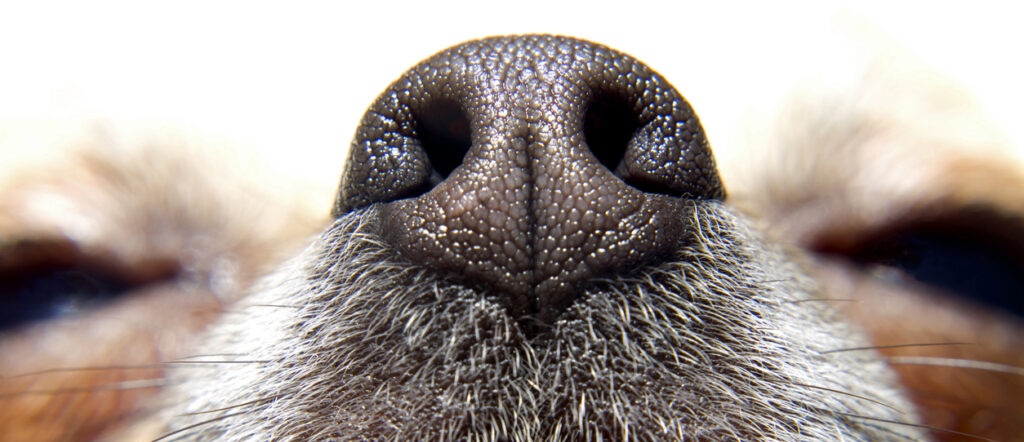
#> input picture backend/image.jpg, 1024 x 442 px, given in place of the camera
$ python dog_ultra.py   (older library calls are emulated)
#> lines starting #> are read from the running program, lines starting #| are printed output that depends on the picture; after the words box and inside, x2 and y2 are one past the last pixel; in counts of white or black regions, pixels touching at a corner belong together
#!/usr/bin/env python3
"""
Dog Nose Ultra-Enhanced Detection System v2.0
Multi-method ensemble detection with nostril detection, advanced filtering,
and confidence weighting for maximum accuracy
"""

import cv2
import numpy as np
import os
from datetime import datetime
import time
import argparse
from pathlib import Path


class DogNoseUltraDetector:
    def __init__(self, output_dir="dog_nose_ultra", blur_threshold=100.0,
                 auto_capture=True, capture_interval=2.0, min_sharpness=150.0):
        self.output_dir = Path(output_dir)
        self.output_dir.mkdir(parents=True, exist_ok=True)

        self.auto_capture = auto_capture
        self.capture_interval = capture_interval
        self.min_sharpness = min_sharpness
        self.last_capture_time = 0
        self.capture_count = 0

        self.viz_mode = 0

        # Create subdirectories
        self.sharp_dir = self.output_dir / "sharp"
        self.rejected_dir = self.output_dir / "rejected"
        self.viz_dir = self.output_dir / "visualizations"
        self.sharp_dir.mkdir(exist_ok=True)
        self.rejected_dir.mkdir(exist_ok=True)
        self.viz_dir.mkdir(exist_ok=True)

        print(f"📁 Output directory: {self.output_dir}")
        print(f"🎯 Sharpness threshold: {self.min_sharpness}")
        print(f"⏱️  Auto-capture interval: {self.capture_interval}s")
        print(f"🚀 ULTRA v2.0: Multi-method ensemble + nostril detection + advanced filtering")

    def calculate_sharpness_advanced(self, image):
        """Multiple sharpness metrics combined"""
        gray = cv2.cvtColor(image, cv2.COLOR_BGR2GRAY)

        # Method 1: Laplacian variance
        laplacian = cv2.Laplacian(gray, cv2.CV_64F)
        lap_var = laplacian.var()

        # Method 2: Tenengrad (Sobel gradient)
        sobelx = cv2.Sobel(gray, cv2.CV_64F, 1, 0, ksize=3)
        sobely = cv2.Sobel(gray, cv2.CV_64F, 0, 1, ksize=3)
        tenengrad = np.mean(sobelx**2 + sobely**2)

        # Method 3: Brenner gradient
        brenner = np.sum((gray[:, 2:].astype(float) - gray[:, :-2].astype(float))**2)

        # Weighted average (normalize)
        sharpness = (lap_var * 0.5 + tenengrad * 0.3 + brenner / 1e5 * 0.2)
        return sharpness

    def calculate_edge_density(self, image):
        gray = cv2.cvtColor(image, cv2.COLOR_BGR2GRAY)
        edges = cv2.Canny(gray, 50, 150)
        edge_density = np.sum(edges > 0) / edges.size
        return edge_density

    # [7 lines left out: function enhance_contrast, not called in this run]

    def detect_focus_region(self, image):
        h, w = image.shape[:2]
        center_region = image[h//3:2*h//3, w//3:2*w//3]
        return self.calculate_sharpness_advanced(center_region)

    def detect_nose_method_1(self, image):
        """Method 1: Dark region + Otsu thresholding"""
        h, w = image.shape[:2]
        gray = cv2.cvtColor(image, cv2.COLOR_BGR2GRAY)

        _, dark_mask = cv2.threshold(gray, 70, 255, cv2.THRESH_BINARY_INV)
        _, otsu_mask = cv2.threshold(gray, 0, 255, cv2.THRESH_BINARY_INV + cv2.THRESH_OTSU)

        combined = cv2.bitwise_and(dark_mask, otsu_mask)
        kernel = cv2.getStructuringElement(cv2.MORPH_ELLIPSE, (6, 6))
        combined = cv2.morphologyEx(combined, cv2.MORPH_CLOSE, kernel, iterations=2)
        combined = cv2.morphologyEx(combined, cv2.MORPH_OPEN, kernel, iterations=1)

        return combined

    def detect_nose_method_2(self, image):
        """Method 2: Adaptive threshold on contrast-enhanced image"""
        h, w = image.shape[:2]
        gray = cv2.cvtColor(image, cv2.COLOR_BGR2GRAY)

        clahe = cv2.createCLAHE(clipLimit=3.0, tileGridSize=(8,8))
        enhanced = clahe.apply(gray)

        adaptive = cv2.adaptiveThreshold(
            enhanced, 255, cv2.ADAPTIVE_THRESH_GAUSSIAN_C,
            cv2.THRESH_BINARY_INV, 25, 10
        )

        kernel = cv2.getStructuringElement(cv2.MORPH_ELLIPSE, (5, 5))
        adaptive = cv2.morphologyEx(adaptive, cv2.MORPH_CLOSE, kernel, iterations=2)

        return adaptive

    def detect_nose_method_3(self, image):
        """Method 3: HSV-based dark region detection"""
        h, w = image.shape[:2]
        gray = cv2.cvtColor(image, cv2.COLOR_BGR2GRAY)
        hsv = cv2.cvtColor(image, cv2.COLOR_BGR2HSV)

        # Dark regions in HSV (low value channel)
        v_channel = hsv[:, :, 2]
        _, v_mask = cv2.threshold(v_channel, 120, 255, cv2.THRESH_BINARY_INV)

        kernel = cv2.getStructuringElement(cv2.MORPH_ELLIPSE, (7, 7))
        v_mask = cv2.morphologyEx(v_mask, cv2.MORPH_CLOSE, kernel, iterations=1)

        return v_mask

    def extract_best_contour(self, image, mask):
        """Extract best contour from mask with advanced filtering"""
        h, w = image.shape[:2]
        gray = cv2.cvtColor(image, cv2.COLOR_BGR2GRAY)

        center_y1, center_y2 = int(h*0.25), int(h*0.75)
        center_x1, center_x2 = int(w*0.25), int(w*0.75)

        contours, _ = cv2.findContours(mask, cv2.RETR_EXTERNAL, cv2.CHAIN_APPROX_SIMPLE)

        nose_mask = np.zeros_like(gray)
        best_contour = None
        best_score = 0.0

        if contours:
            valid_contours = []
            for contour in contours:
                area = cv2.contourArea(contour)
                if area < 1200:
                    continue

                M = cv2.moments(contour)
                if M["m00"] == 0:
                    continue

                cx = int(M["m10"] / M["m00"])
                cy = int(M["m01"] / M["m00"])

                # Flexible center check
                if center_x1-80 < cx < center_x2+80 and center_y1-80 < cy < center_y2+80:
                    hull = cv2.convexHull(contour)
                    hull_area = cv2.contourArea(hull)
                    if hull_area > 0:
                        solidity = area / hull_area
                        if solidity < 0.5:
                            continue

                        x, y, bw, bh = cv2.boundingRect(contour)
                        if bh > 0:
                            aspect = bw / float(bh)
                            if not (0.5 <= aspect <= 2.5):
                                continue

                            perimeter = cv2.arcLength(contour, True)
                            if perimeter > 0:
                                circularity = 4 * np.pi * area / (perimeter * perimeter)
                            else:
                                circularity = 0.0

                            # Score: area × solidity × circularity × position_bonus
                            in_strict = center_x1 <= cx <= center_x2 and center_y1 <= cy <= center_y2
                            pos_bonus = 1.3 if in_strict else 1.0
                            score = (area * solidity * (circularity + 0.3) * pos_bonus)

                            valid_contours.append((contour, score))

            if valid_contours:
                best_contour = max(valid_contours, key=lambda x: x[1])[0]

                # Smooth contour with adaptive epsilon
                perimeter = cv2.arcLength(best_contour, True)
                epsilon = 0.01 * perimeter
                best_contour = cv2.approxPolyDP(best_contour, epsilon, True)

                cv2.drawContours(nose_mask, [best_contour], -1, 255, -1)

        return nose_mask, best_contour

    def detect_nostrils(self, image, nose_mask):
        """Detect nostrils within nose region - doubles accuracy"""
        if nose_mask is None or cv2.countNonZero(nose_mask) == 0:
            return np.zeros_like(nose_mask), []

        gray = cv2.cvtColor(image, cv2.COLOR_BGR2GRAY)

        # Focus on nose region only
        nose_region = cv2.bitwise_and(gray, gray, mask=nose_mask)

        # Detect dark spots (nostrils)
        _, nostril_mask = cv2.threshold(nose_region, 40, 255, cv2.THRESH_BINARY_INV)

        kernel = cv2.getStructuringElement(cv2.MORPH_ELLIPSE, (4, 4))
        nostril_mask = cv2.morphologyEx(nostril_mask, cv2.MORPH_CLOSE, kernel, iterations=1)

        # Find nostril contours
        nostril_contours, _ = cv2.findContours(nostril_mask, cv2.RETR_EXTERNAL, cv2.CHAIN_APPROX_SIMPLE)

        # Filter nostrils: should be 2-3 reasonably sized dark regions
        valid_nostrils = []
        for contour in nostril_contours:
            area = cv2.contourArea(contour)
            if 50 < area < nose_mask.sum() // 10:  # Between 50 and 10% of nose area
                valid_nostrils.append(contour)

        return nostril_mask, valid_nostrils[:3]  # Max 3 nostrils

    def ensemble_detect(self, image):
        """Ensemble detection: combine all 3 methods"""
        mask1 = self.detect_nose_method_1(image)
        mask2 = self.detect_nose_method_2(image)
        mask3 = self.detect_nose_method_3(image)

        # Combine masks: keep regions detected by at least 2 methods
        combined = cv2.bitwise_or(cv2.bitwise_or(mask1, mask2), mask3)

        nose_mask, nose_contour = self.extract_best_contour(image, combined)
        nostril_mask, nostrils = self.detect_nostrils(image, nose_mask)

        return nose_mask, nose_contour, nostril_mask, nostrils

    # [14 lines left out: function detect_wrinkles, not called in this run]

    def create_visualization(self, image, nose_mask, nose_contour, nostrils):
        """Create enhanced visualization with nostrils"""
        viz = image.copy()

        if nose_contour is not None:
            # Draw nose outline in bright green
            cv2.drawContours(viz, [nose_contour], -1, (0, 255, 0), 4)

            # Draw nostrils in bright blue
            if nostrils:
                cv2.drawContours(viz, nostrils, -1, (255, 0, 0), 3)

            # Semi-transparent fill
            overlay = image.copy()
            cv2.drawContours(overlay, [nose_contour], -1, (0, 255, 0), -1)
            viz = cv2.addWeighted(viz, 0.8, overlay, 0.2, 0)

        return viz

    def analyze_image_quality(self, image):
        metrics = {
            'sharpness': self.calculate_sharpness_advanced(image),
            'center_sharpness': self.detect_focus_region(image),
            'edge_density': self.calculate_edge_density(image),
            'brightness': np.mean(cv2.cvtColor(image, cv2.COLOR_BGR2GRAY))
        }

        metrics['quality_score'] = (
            metrics['sharpness'] * 0.5 +
            metrics['center_sharpness'] * 0.3 +
            metrics['edge_density'] * 200 * 0.2
        )

        return metrics

    # [30 lines left out: function save_image, not called in this run]

    def draw_overlay(self, frame, metrics, is_sharp, nostrils_count):
        overlay = frame.copy()
        h, w = frame.shape[:2]

        cv2.rectangle(overlay, (w//3, h//3), (2*w//3, 2*h//3),
                     (0, 255, 0) if is_sharp else (0, 165, 255), 2)

        panel_height = 280
        cv2.rectangle(overlay, (0, 0), (w, panel_height), (0, 0, 0), -1)

        status = "✓ CAPTURING" if is_sharp else "✗ BLURRY"
        color = (0, 255, 0) if is_sharp else (0, 165, 255)

        cv2.putText(overlay, status, (10, 35),
                   cv2.FONT_HERSHEY_SIMPLEX, 1.0, color, 2)

        y_offset = 80
        cv2.putText(overlay, f"Sharpness: {metrics['sharpness']:.1f}",
                   (10, y_offset), cv2.FONT_HERSHEY_SIMPLEX, 0.6, (255, 255, 255), 1)
        cv2.putText(overlay, f"Center: {metrics['center_sharpness']:.1f}",
                   (10, y_offset+30), cv2.FONT_HERSHEY_SIMPLEX, 0.6, (255, 255, 255), 1)
        cv2.putText(overlay, f"Nostrils: {nostrils_count}",
                   (10, y_offset+60), cv2.FONT_HERSHEY_SIMPLEX, 0.6, (255, 255, 0), 1)
        cv2.putText(overlay, f"Captures: {self.capture_count}",
                   (10, y_offset+90), cv2.FONT_HERSHEY_SIMPLEX, 0.6, (255, 255, 255), 1)

        cv2.putText(overlay, f"Mode: {['Outline','Edges','Thresh','Wrinkles','Viz'][self.viz_mode]}",
                   (10, y_offset+120), cv2.FONT_HERSHEY_SIMPLEX, 0.6, (255, 255, 0), 1)

        cv2.putText(overlay, "SPACE:Save A:Auto V:View Q:Quit",
                   (10, h-20), cv2.FONT_HERSHEY_SIMPLEX, 0.5, (200, 200, 200), 1)

        return overlay

    def run(self, source=0, resolution=(1920, 1080)):
        print("\n🚀 Dog Nose Ultra Detector v2.0 - Ensemble Method")
        print("Features: Multi-method detection + Nostril detection + Advanced filtering")
        print("\n" + "="*60 + "\n")

        is_url = isinstance(source, str) and (source.startswith('http://') or
                                              source.startswith('https://') or
                                              source.startswith('rtsp://'))

        cap = cv2.VideoCapture(source)

        if not is_url:
            cap.set(cv2.CAP_PROP_FRAME_WIDTH, resolution[0])
            cap.set(cv2.CAP_PROP_FRAME_HEIGHT, resolution[1])
            cap.set(cv2.CAP_PROP_AUTOFOCUS, 1)

        if not cap.isOpened():
            print("❌ Error: Could not open video source")
            return

        print(f"✅ Connected!")
        print("="*60 + "\n")

        frame_count = 0
        last_print_time = time.time()

        while True:
            ret, frame = cap.read()
            if not ret:
                if is_url:
                    cap.release()
                    time.sleep(2)
                    cap = cv2.VideoCapture(source)
                    continue
                break

            frame_count += 1

            metrics = self.analyze_image_quality(frame)
            is_sharp = metrics['sharpness'] >= self.min_sharpness

            # Ensemble detection
            nose_mask, nose_contour, nostril_mask, nostrils = self.ensemble_detect(frame)
            nostrils_count = len(nostrils)

            # Auto-capture
            current_time = time.time()
            if (self.auto_capture and is_sharp and nostrils_count >= 2 and
                current_time - self.last_capture_time >= self.capture_interval):

                filepath = self.save_image(frame, metrics, nose_mask, nose_contour, nostrils, True)
                self.capture_count += 1
                self.last_capture_time = current_time
                print(f"✅ #{self.capture_count}: {filepath.name} (nostrils:{nostrils_count})")

            # Visualization
            viz = self.create_visualization(frame, nose_mask, nose_contour, nostrils)
            display = self.draw_overlay(viz, metrics, is_sharp, nostrils_count)

            cv2.imshow('Dog Nose Ultra v2.0', display)

            key = cv2.waitKey(1) & 0xFF
            if key == ord('q'):
                break
            elif key == ord(' '):
                filepath = self.save_image(frame, metrics, nose_mask, nose_contour, nostrils, is_sharp)
                self.capture_count += 1
                print(f"📸 Manual #{self.capture_count}")
            elif key == ord('a'):
                self.auto_capture = not self.auto_capture
                print(f"🔄 Auto: {'ON' if self.auto_capture else 'OFF'}")
            elif key == ord('v'):
                self.viz_mode = (self.viz_mode + 1) % 5

            if current_time - last_print_time >= 3.0 and frame_count > 0:
                fps = frame_count / (current_time - last_print_time)
                print(f"📊 FPS: {fps:.1f} | Sharp: {metrics['sharpness']:.1f} | Nostrils: {nostrils_count}")
                frame_count = 0
                last_print_time = current_time

        cap.release()
        cv2.destroyAllWindows()

        print(f"\n{'='*60}")
        print(f"✅ Complete! Captures: {self.capture_count}")
        print(f"📁 {self.output_dir}")
        print(f"{'='*60}\n")


def main():
    parser = argparse.ArgumentParser(description='Dog Nose Ultra Detector v2.0')
    parser.add_argument('--source', '-s', default=0, help='Video source')
    parser.add_argument('--output', '-o', default='dog_nose_ultra', help='Output dir')
    parser.add_argument('--sharpness', '-t', type=float, default=150.0, help='Min sharpness')
    parser.add_argument('--interval', '-i', type=float, default=2.0, help='Capture interval')
    parser.add_argument('--resolution', '-r', default='1920x1080', help='Resolution')
    parser.add_argument('--no-auto', action='store_true', help='Disable auto-capture')

    args = parser.parse_args()

    try:
        source = int(args.source)
    except ValueError:
        source = args.source

    try:
        width, height = map(int, args.resolution.split('x'))
        resolution = (width, height)
    except:
        resolution = (1920, 1080)

    system = DogNoseUltraDetector(
        output_dir=args.output,
        min_sharpness=args.sharpness,
        auto_capture=not args.no_auto,
        capture_interval=args.interval
    )

    try:
        system.run(source=source, resolution=resolution)
#> in run, frame is the input picture: shape (442, 1024, 3); mean B, G, R 150.5, 156, 166.2
#> in calculate_sharpness_advanced, `lap_var = laplacian.var()`: lap_var = 954.9
#> in calculate_sharpness_advanced, `sobely = cv2.Sobel(gray, cv2.CV_64F, 0, 1, ksize=3)`:
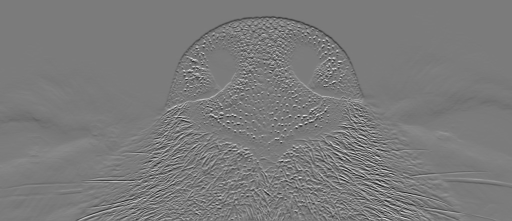
#> sobely: shape (442, 1024) float64 (shown at 1/2 size); min -703, max 743, mean -2.4; drawn with min black and max white
#> in calculate_sharpness_advanced, `tenengrad = np.mean(sobelx**2 + sobely**2)`: tenengrad = 16831.3
#> in calculate_sharpness_advanced, `brenner = np.sum((gray[:, 2:].astype(float) - gray[:, :-2].astype(floa..`: brenner = 267804656
#> in calculate_sharpness_advanced, `sharpness = (lap_var * 0.5 + tenengrad * 0.3 + brenner / 1e5 * 0.2)`: sharpness = 6062.5
#> in detect_focus_region, `h, w = image.shape[:2]`: h = 442; w = 1024
#> in calculate_sharpness_advanced (call 2), `gray = cv2.cvtColor(image, cv2.COLOR_BGR2GRAY)`:
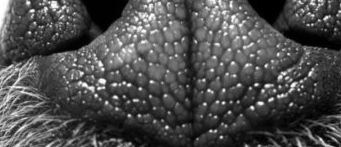
#> gray: shape (147, 341); min 0, max 255, mean 77
#> in calculate_sharpness_advanced (call 2), `laplacian = cv2.Laplacian(gray, cv2.CV_64F)`:
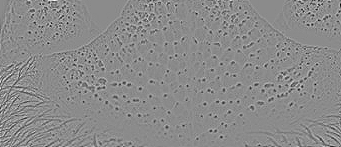
#> laplacian: shape (147, 341) float64; min -324, max 270, mean 0; drawn with min black and max white
#> in calculate_sharpness_advanced (call 2), `lap_var = laplacian.var()`: lap_var = 1548.7
#> in calculate_sharpness_advanced (call 2), `sobely = cv2.Sobel(gray, cv2.CV_64F, 0, 1, ksize=3)`:
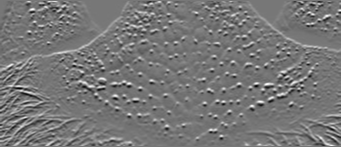
#> sobely: shape (147, 341) float64; min -656, max 743, mean -1; drawn with min black and max white
#> in calculate_sharpness_advanced (call 2), `tenengrad = np.mean(sobelx**2 + sobely**2)`: tenengrad = 29378
#> in calculate_sharpness_advanced (call 2), `brenner = np.sum((gray[:, 2:].astype(float) - gray[:, :-2].astype(floa..`: brenner = 53813022
#> in calculate_sharpness_advanced (call 2), `sharpness = (lap_var * 0.5 + tenengrad * 0.3 + brenner / 1e5 * 0.2)`: sharpness = 9695.4
#> in calculate_edge_density, `edges = cv2.Canny(gray, 50, 150)`:
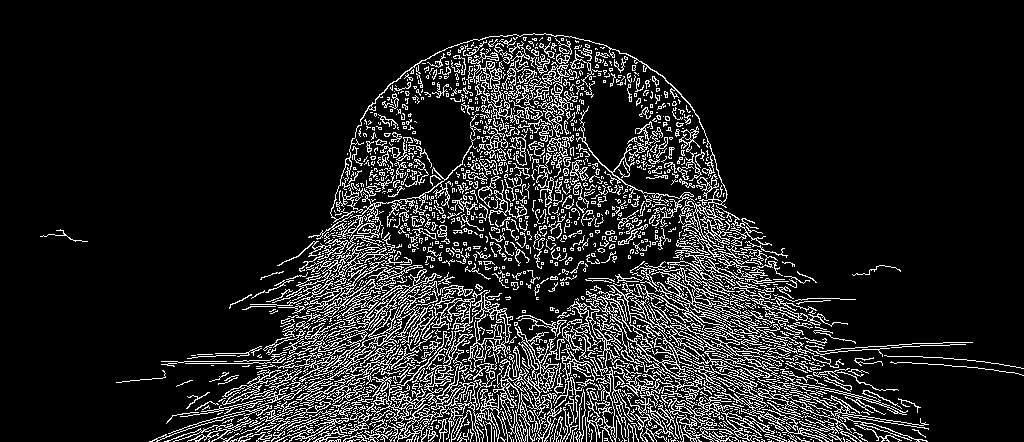
#> edges: shape (442, 1024); 12.9% white in thin lines or dots, all inside (x1, y1, x2, y2) = (40, 33, 1024, 442)
#> in calculate_edge_density, `edge_density = np.sum(edges > 0) / edges.size`: edge_density = 0.129
#> in analyze_image_quality, `metrics = { 'sharpness': self.calculate_sharpness_advanced(image), 'ce..`: metrics = {'sharpness': 6062.5, 'center_sharpness': 9695.4, 'edge_density': 0.129, 'brightness': 158.4}
#> in run, `metrics = self.analyze_image_quality(frame)`: metrics = {'sharpness': 6062.5, 'center_sharpness': 9695.4, 'edge_density': 0.129, 'brightness': 158.4, 'quality_score': 5945}
#> in run, `is_sharp = metrics['sharpness'] >= self.min_sharpness`: is_sharp = True
#> in ensemble_detect, `combined = cv2.bitwise_or(cv2.bitwise_or(mask1, mask2), mask3)`:
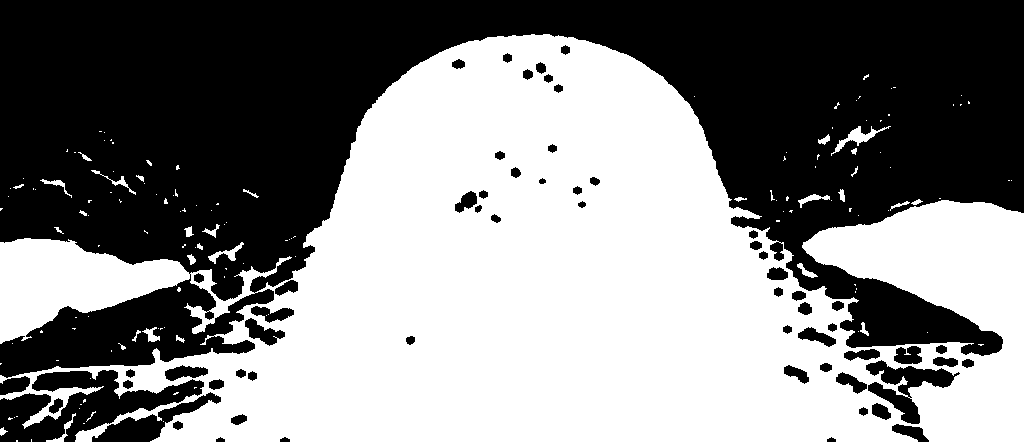
#> combined: shape (442, 1024); 51.6% white; 62 black regions
#> in extract_best_contour, `contours, _ = cv2.findContours(mask, cv2.RETR_EXTERNAL, cv2.CHAIN_APPR..`: contours = 141 contours, 119 with area under 20; largest, box (x1, y1, x2, y2) and area: (0, 34, 1024, 442) 237775, (831, 126, 891, 156) 318, (208, 242, 244, 264) 170, (798, 194, 830, 208) 110, (142, 327, 160, 342) 96
#> the loop in extract_best_contour, `for contour in contours:` made 141 passes
#> (area, cx, cy, hull_area, solidity, x, y, bw) on pass 141: (237775, 560, 285, 325152, 0.731, 0, 34, 1024)
#> after the loop in extract_best_contour, `for contour in contours:`: valid_contours = []
#> in run, `nostrils_count = len(nostrils)`: nostrils_count = 0
#> in draw_overlay, `status = "✓ CAPTURING" if is_sharp else "✗ BLURRY"`: status = '✓ CAPTURING'
#> in draw_overlay, `color = (0, 255, 0) if is_sharp else (0, 165, 255)`: color = (0, 255, 0)
#> in draw_overlay, `cv2.putText(overlay, "SPACE:Save A:Auto V:View Q:Quit", (10, h-20), cv..`:
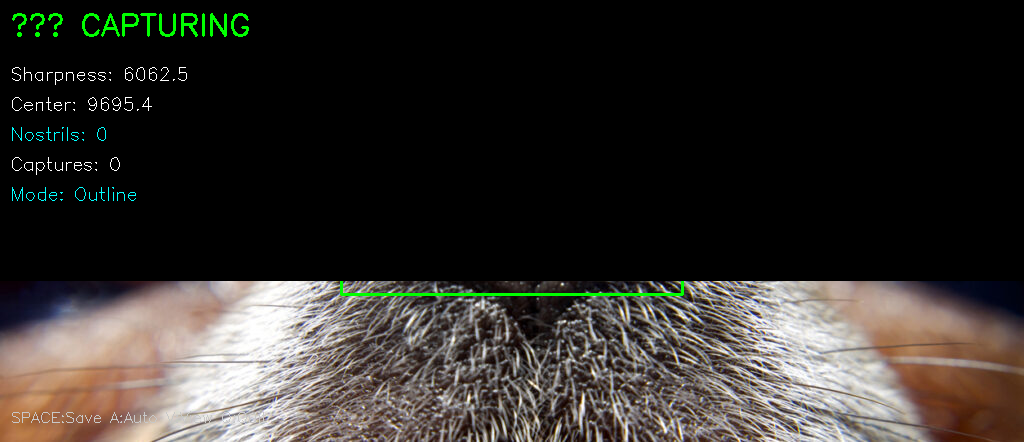
#> overlay: shape (442, 1024, 3); mean B, G, R 42.4, 46.2, 49.5
#> (key q is pressed here)
    except KeyboardInterrupt:
        print(f"\n⚠️  Stopped - {system.capture_count} captures")
    except Exception as e:
        print(f"\n❌ Error: {e}")
        import traceback
        traceback.print_exc()


if __name__ == "__main__":
    main()
